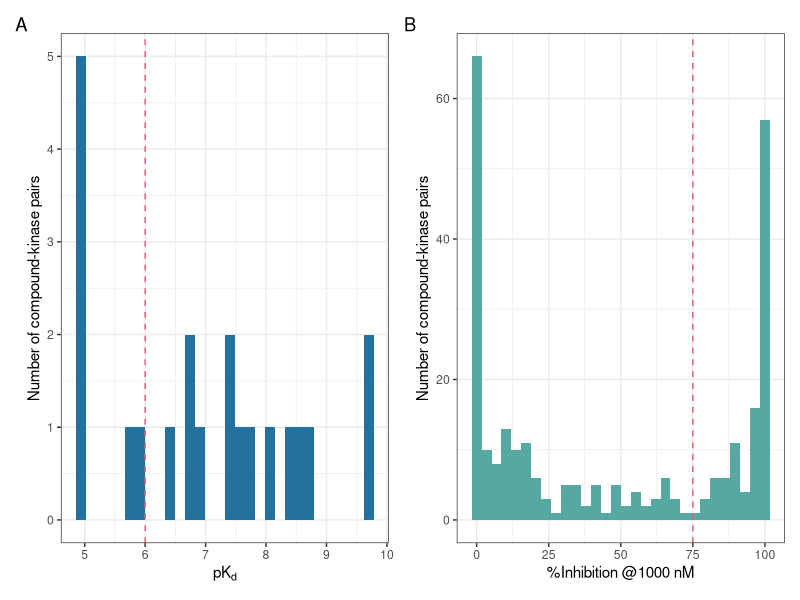
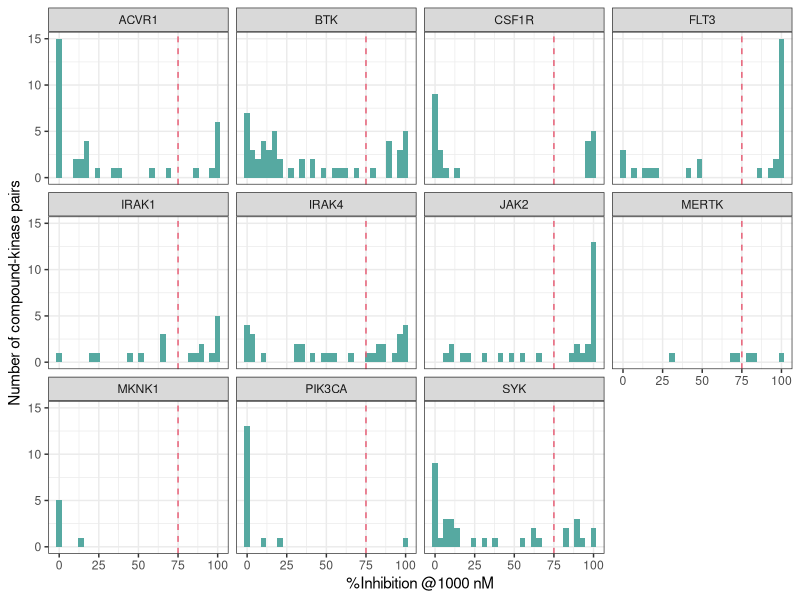
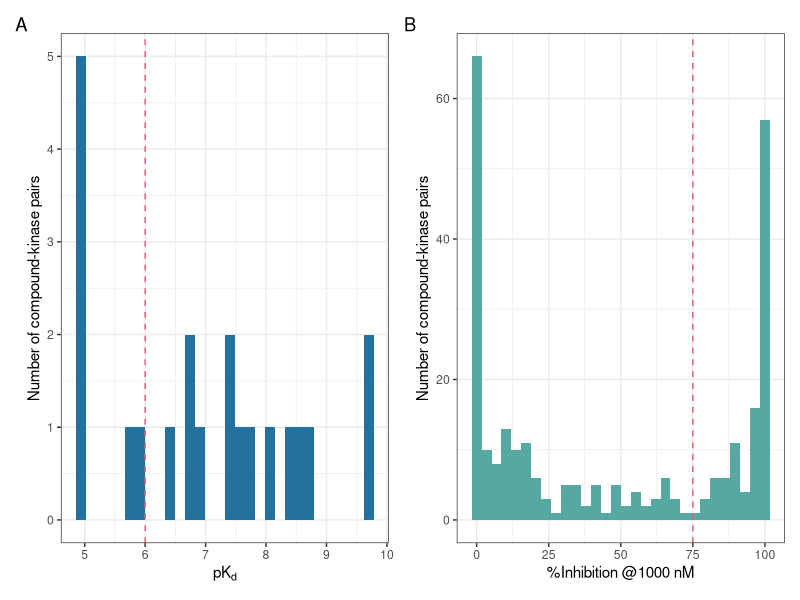
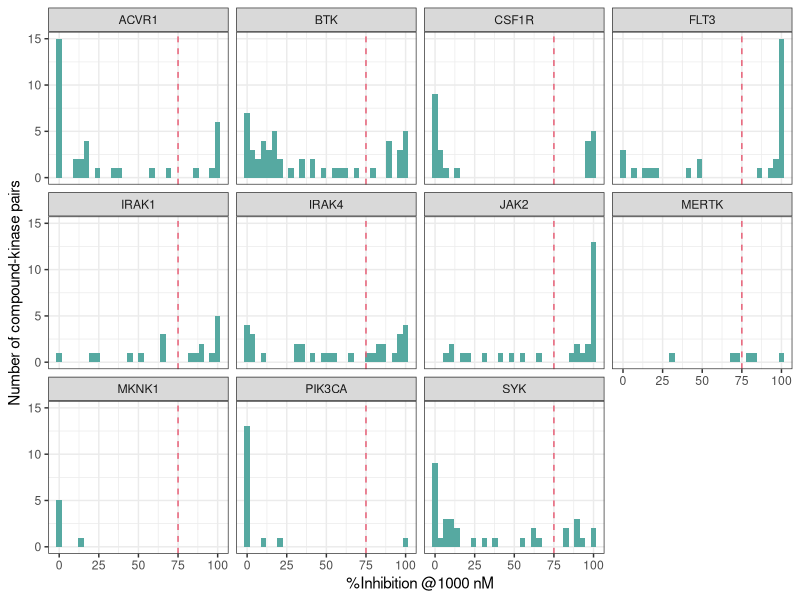

The R script that drew these images, in order:
library(tidyverse)

df_exp_pred_act <- 
  readr::read_csv(
    file = "exp_data.csv"
  ) %>% 
  dplyr::filter(
    .data$pwkrr_two_stage_pred_pAct >= 6 
  )

pl_exp <- list()

pl_exp[[1]] <- 
  df_exp_pred_act %>% 
  dplyr::filter(
    .data$activity_type == "kd"
  ) %>% 
  dplyr::mutate(
    pkd = -log10(.data$activity_value * 10^-9)
  ) %>% 
  ggplot2::ggplot(
    aes(x = pkd)
  ) +
  geom_histogram(
    fill = "#25719E"
  ) +
  geom_vline(
    xintercept = 6,
    color = "#E85D75",
    linetype = "dashed"
  ) +
  xlab(expression(pK[d])) +
  ylab("Number of compound-kinase pairs") +
  theme_bw()

pl_exp[[2]] <- 
  df_exp_pred_act %>% 
  dplyr::filter(
    .data$activity_type == "inhibition"
  ) %>% 
  ggplot2::ggplot(
    aes(x = activity_value)
  ) +
  geom_histogram(
    fill = "#56A9A1"
  ) +
  geom_vline(
    xintercept = 75,
    color = "#E85D75",
    linetype = "dashed"
  ) +
  xlab("%Inhibition @1000 nM") +
  ylab("Number of compound-kinase pairs") +
  theme_bw()


pl_exp %>% 
  patchwork::wrap_plots(
    ncol = 2,
    nrow = 1
  ) + 
  patchwork::plot_annotation(
    tag_levels = "A"
  )

ggsave(
  "supp_fig5.pdf",
  width = 7.5,
  height = 4
)


df_exp_pred_act %>% 
  dplyr::filter(
    .data$activity_type == "inhibition"
  ) %>% 
  ggplot2::ggplot(
    aes(x = activity_value)
  ) +
  geom_histogram(
    fill = "#56A9A1"
  ) +
  facet_wrap(
    vars(hgnc_symbol)
  ) +
  geom_vline(
    xintercept = 75,
    color = "#E85D75",
    linetype = "dashed"
  ) +
  xlab("%Inhibition @1000 nM") +
  ylab("Number of compound-kinase pairs") +
  theme_bw()

ggsave(
  "supp_fig6.pdf"
)
